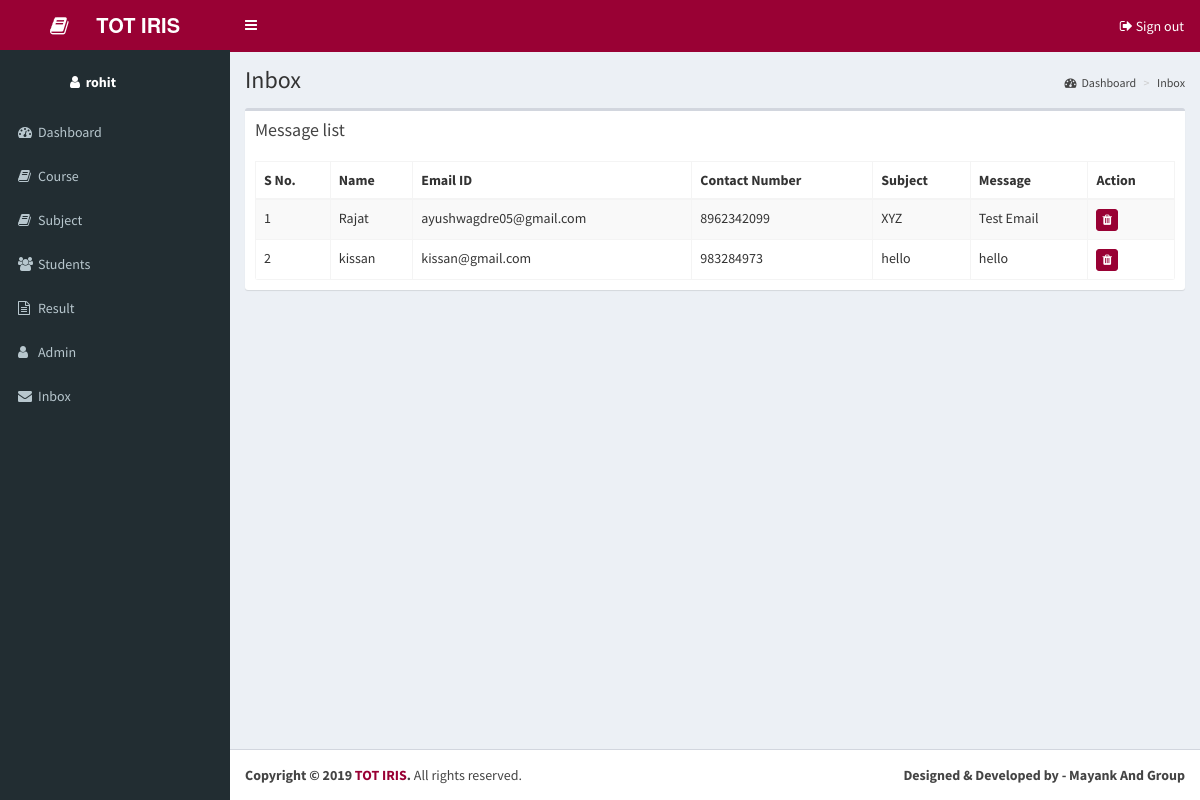
/admin/inbox.php (signed in), run on the app's committed database.
### tables this page shows
CREATE TABLE IF NOT EXISTS `contact` (
  `contactid` bigint(4) NOT NULL AUTO_INCREMENT,
  `name` varchar(25) NOT NULL,
  `emailid` varchar(30) NOT NULL,
  `contactno` varchar(20) NOT NULL,
  `subject` varchar(20) NOT NULL,
  `message` text NOT NULL,
  PRIMARY KEY (`contactid`)
);

### admin/inbox.php (the view, shortened to what this page needs)
<?php
include "header.php";
?>
<?php include "sidebar.php"; ?>
    <div class="content-wrapper">
      <section class="content-header">
        <h1>
          Inbox
        </h1>
        <ol class="breadcrumb">
          <li><a href="dashboard.php"><i class="fa fa-dashboard"></i>Dashboard</a></li>
          <li class="active"><a href="#">Inbox</a></li>
        </ol>
      </section>
      <section class="content">
        <div class="row">
          <div class="col-xs-12">
            <div class="box">
              <div class="box-header">
                <h3 class="box-title">Message list</h3>
                </div>
                <div class="box-body">
                  <div class="box-body table-responsive no-padding">
                    <table id="example1" class="table table-bordered  table-striped">
                      <thead>
                       <tr>
                          <th>S No.</th>
                          <th>Name</th>
                          <th>Email ID</th>
                          <th>Contact Number</th>
                          <th>Subject</th>
                          <th>Message</th>
                          <th>Action</th>
                        </tr>
                      </thead>
                      <tbody>
                        <?php
                        $result = mysql_query("SELECT * FROM contact");
                        $count = 0;
                        while($row = mysql_fetch_array($result))
                        {
                        ?>
                        <tr id="rowID1">
                          <td><?php echo ++$count; ?></td>
                          <td><?php echo $row['name']; ?></td>
                          <td><?php echo $row['emailid']; ?></td>
                          <td><?php echo $row['contactno']; ?></td>
                          <td><?php echo $row['subject']; ?></td>
                          <td><?php echo $row['message']; ?></td>
                          <td>
                            <a href="inbox.php?view=delete&sid=<?php echo $row['contactid']; ?>" data-toggle="tooltip" data-original-title="Delete"  class="btn btn-success btn-xs"><i class="fa fa-trash"></i></a>
                          </td>
                        </tr>
                      <?php } ?>
                      </tbody>
                    </table>
                  </div>
                </div>
              </div>
            </div>
          </div>
        </section>
      </div>
  <?php include "footer.php"; ?>

### data on the page
contact: name "Rajat", emailid "ayushwagdre05@gmail.com", contactno "8962342099", subject "XYZ", message "Test Email"
contact: name "kissan", emailid "kissan@gmail.com", contactno "983284973", subject "hello", message "hello"

### other printed values
$_SESSION["userid"] "rohit"
